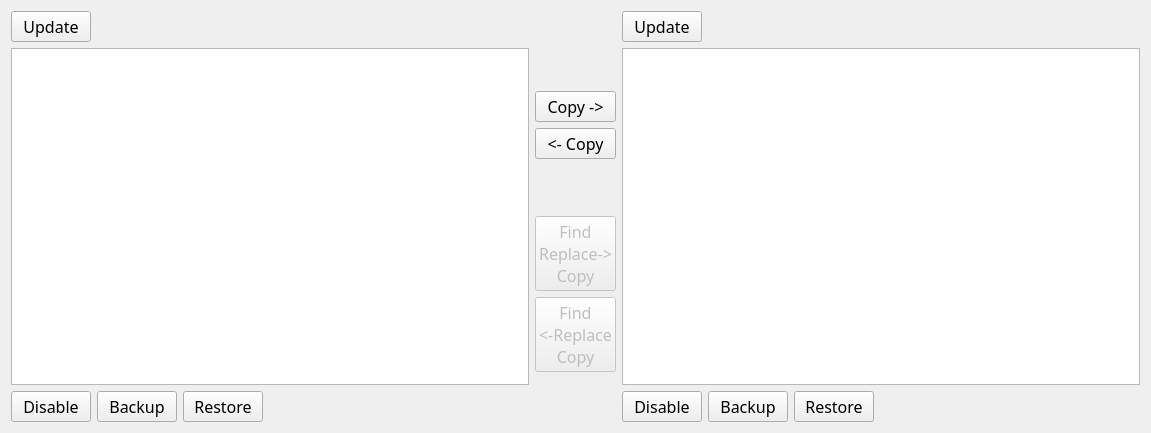
<?xml version="1.0" encoding="UTF-8"?>
<ui version="4.0">
 <class>Form</class>
 <widget class="QWidget" name="Form">
  <property name="geometry">
   <rect>
    <x>0</x>
    <y>0</y>
    <width>1151</width>
    <height>433</height>
   </rect>
  </property>
  <property name="windowTitle">
   <string>Form</string>
  </property>
  <layout class="QHBoxLayout" name="horizontalLayout">
   <item>
    <layout class="QVBoxLayout" name="verticalLayoutSVAllLeft">
     <item>
      <layout class="QHBoxLayout" name="horizontalSVTopButtonsLeft">
       <item>
        <layout class="QHBoxLayout" name="horizontalLayoutSVTopPushButtonsLeft">
         <item>
          <widget class="QPushButton" name="pushButtonUpdateSVLeft">
           <property name="maximumSize">
            <size>
             <width>85</width>
             <height>16777215</height>
            </size>
           </property>
           <property name="font">
            <font>
             <family>Waree</family>
             <pointsize>12</pointsize>
            </font>
           </property>
           <property name="contextMenuPolicy">
            <enum>Qt::NoContextMenu</enum>
           </property>
           <property name="text">
            <string>Update</string>
           </property>
          </widget>
         </item>
         <item>
          <spacer name="horizontalSpacer_34">
           <property name="orientation">
            <enum>Qt::Horizontal</enum>
           </property>
           <property name="sizeHint" stdset="0">
            <size>
             <width>40</width>
             <height>20</height>
            </size>
           </property>
          </spacer>
         </item>
        </layout>
       </item>
      </layout>
     </item>
     <item>
      <widget class="QListWidget" name="SVListWidgetLeft">
       <property name="font">
        <font>
         <family>Waree</family>
         <pointsize>12</pointsize>
        </font>
       </property>
       <property name="selectionMode">
        <enum>QAbstractItemView::ExtendedSelection</enum>
       </property>
       <property name="sortingEnabled">
        <bool>true</bool>
       </property>
      </widget>
     </item>
     <item>
      <layout class="QHBoxLayout" name="horizontalLayoutSVBottomButtonsLeft">
       <item>
        <widget class="QPushButton" name="pushButtonSVDeleteLeft">
         <property name="maximumSize">
          <size>
           <width>85</width>
           <height>16777215</height>
          </size>
         </property>
         <property name="font">
          <font>
           <family>Waree</family>
           <pointsize>12</pointsize>
          </font>
         </property>
         <property name="text">
          <string>Disable</string>
         </property>
        </widget>
       </item>
       <item>
        <widget class="QPushButton" name="pushButtonSVBackupLeft">
         <property name="maximumSize">
          <size>
           <width>85</width>
           <height>16777215</height>
          </size>
         </property>
         <property name="font">
          <font>
           <family>Waree</family>
           <pointsize>12</pointsize>
          </font>
         </property>
         <property name="text">
          <string>Backup</string>
         </property>
        </widget>
       </item>
       <item>
        <widget class="QPushButton" name="pushButtonSVRestoreLeft">
         <property name="maximumSize">
          <size>
           <width>85</width>
           <height>16777215</height>
          </size>
         </property>
         <property name="font">
          <font>
           <family>Waree</family>
           <pointsize>12</pointsize>
          </font>
         </property>
         <property name="text">
          <string>Restore</string>
         </property>
        </widget>
       </item>
       <item>
        <spacer name="horizontalSpacer_40">
         <property name="orientation">
          <enum>Qt::Horizontal</enum>
         </property>
         <property name="sizeHint" stdset="0">
          <size>
           <width>40</width>
           <height>20</height>
          </size>
         </property>
        </spacer>
       </item>
      </layout>
     </item>
    </layout>
   </item>
   <item>
    <layout class="QVBoxLayout" name="verticalLayoutSVCenterButton">
     <item>
      <spacer name="verticalSpacer_19">
       <property name="orientation">
        <enum>Qt::Vertical</enum>
       </property>
       <property name="sizeHint" stdset="0">
        <size>
         <width>20</width>
         <height>80</height>
        </size>
       </property>
      </spacer>
     </item>
     <item>
      <widget class="QPushButton" name="pushButtonSVCopyLeftToRight">
       <property name="font">
        <font>
         <family>Waree</family>
         <pointsize>12</pointsize>
        </font>
       </property>
       <property name="contextMenuPolicy">
        <enum>Qt::NoContextMenu</enum>
       </property>
       <property name="text">
        <string>Copy -&gt;</string>
       </property>
      </widget>
     </item>
     <item>
      <widget class="QPushButton" name="pushButtonSVCopyRightToLeft">
       <property name="font">
        <font>
         <family>Waree</family>
         <pointsize>12</pointsize>
        </font>
       </property>
       <property name="contextMenuPolicy">
        <enum>Qt::NoContextMenu</enum>
       </property>
       <property name="text">
        <string>&lt;- Copy</string>
       </property>
      </widget>
     </item>
     <item>
      <spacer name="verticalSpacer_20">
       <property name="orientation">
        <enum>Qt::Vertical</enum>
       </property>
       <property name="sizeHint" stdset="0">
        <size>
         <width>20</width>
         <height>40</height>
        </size>
       </property>
      </spacer>
     </item>
     <item>
      <widget class="QPushButton" name="pushButtonSVFindReplaceCopyLeftToRight">
       <property name="enabled">
        <bool>false</bool>
       </property>
       <property name="font">
        <font>
         <family>Waree</family>
         <pointsize>12</pointsize>
        </font>
       </property>
       <property name="contextMenuPolicy">
        <enum>Qt::NoContextMenu</enum>
       </property>
       <property name="toolTip">
        <string>Coming Soon!</string>
       </property>
       <property name="text">
        <string>Find 
Replace-&gt;
Copy</string>
       </property>
      </widget>
     </item>
     <item>
      <widget class="QPushButton" name="pushButtonSVFindReplaceCopyRightToLeft">
       <property name="enabled">
        <bool>false</bool>
       </property>
       <property name="font">
        <font>
         <family>Waree</family>
         <pointsize>12</pointsize>
        </font>
       </property>
       <property name="contextMenuPolicy">
        <enum>Qt::NoContextMenu</enum>
       </property>
       <property name="toolTip">
        <string>Coming Soon!</string>
       </property>
       <property name="text">
        <string>Find 
&lt;-Replace
Copy</string>
       </property>
      </widget>
     </item>
     <item>
      <spacer name="verticalSpacer_21">
       <property name="orientation">
        <enum>Qt::Vertical</enum>
       </property>
       <property name="sizeHint" stdset="0">
        <size>
         <width>20</width>
         <height>40</height>
        </size>
       </property>
      </spacer>
     </item>
    </layout>
   </item>
   <item>
    <layout class="QVBoxLayout" name="verticalLayoutSVAllRight">
     <item>
      <layout class="QHBoxLayout" name="horizontalSVTopButtonsRight">
       <item>
        <layout class="QHBoxLayout" name="horizontalLayoutSVTopPushButtonsRight">
         <item>
          <widget class="QPushButton" name="pushButtonUpdateSVRight">
           <property name="maximumSize">
            <size>
             <width>85</width>
             <height>16777215</height>
            </size>
           </property>
           <property name="font">
            <font>
             <family>Waree</family>
             <pointsize>12</pointsize>
            </font>
           </property>
           <property name="contextMenuPolicy">
            <enum>Qt::NoContextMenu</enum>
           </property>
           <property name="text">
            <string>Update</string>
           </property>
          </widget>
         </item>
         <item>
          <spacer name="horizontalSpacer_37">
           <property name="orientation">
            <enum>Qt::Horizontal</enum>
           </property>
           <property name="sizeHint" stdset="0">
            <size>
             <width>40</width>
             <height>20</height>
            </size>
           </property>
          </spacer>
         </item>
        </layout>
       </item>
      </layout>
     </item>
     <item>
      <widget class="QListWidget" name="SVListWidgetRight">
       <property name="font">
        <font>
         <family>Waree</family>
         <pointsize>12</pointsize>
        </font>
       </property>
       <property name="selectionMode">
        <enum>QAbstractItemView::ExtendedSelection</enum>
       </property>
       <property name="sortingEnabled">
        <bool>true</bool>
       </property>
      </widget>
     </item>
     <item>
      <layout class="QHBoxLayout" name="horizontalLayoutSVBottomButtonsRight">
       <item>
        <widget class="QPushButton" name="pushButtonSVDeleteRight">
         <property name="maximumSize">
          <size>
           <width>85</width>
           <height>16777215</height>
          </size>
         </property>
         <property name="font">
          <font>
           <family>Waree</family>
           <pointsize>12</pointsize>
          </font>
         </property>
         <property name="text">
          <string>Disable</string>
         </property>
        </widget>
       </item>
       <item>
        <widget class="QPushButton" name="pushButtonSVBackupRight">
         <property name="maximumSize">
          <size>
           <width>85</width>
           <height>16777215</height>
          </size>
         </property>
         <property name="font">
          <font>
           <family>Waree</family>
           <pointsize>12</pointsize>
          </font>
         </property>
         <property name="text">
          <string>Backup</string>
         </property>
        </widget>
       </item>
       <item>
        <widget class="QPushButton" name="pushButtonSVRestoreRight">
         <property name="maximumSize">
          <size>
           <width>85</width>
           <height>16777215</height>
          </size>
         </property>
         <property name="font">
          <font>
           <family>Waree</family>
           <pointsize>12</pointsize>
          </font>
         </property>
         <property name="text">
          <string>Restore</string>
         </property>
        </widget>
       </item>
       <item>
        <spacer name="horizontalSpacer_39">
         <property name="orientation">
          <enum>Qt::Horizontal</enum>
         </property>
         <property name="sizeHint" stdset="0">
          <size>
           <width>40</width>
           <height>20</height>
          </size>
         </property>
        </spacer>
       </item>
      </layout>
     </item>
    </layout>
   </item>
  </layout>
 </widget>
 <resources/>
 <connections/>
</ui>
